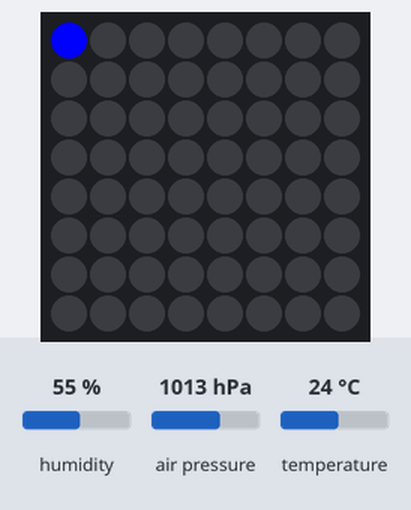
The program below on a simulated Raspberry Pi (BCM pin numbers) with a Sense HAT. Parts: the Sense HAT's 8×8 RGB LED matrix. The test bench sets the inputs (shaded band); at power-on: humidity 55 %, air pressure 1013 hPa, temperature 24 °C. The clock reads 2024-03-15 10:24:30 at power-on unless the program sets it; files the program writes start out absent; what the program prints to the terminal is not drawn. At 2.5 s the program stops and its outputs stay as they are.

Above: at 2.08 s.
At 2.48 s:
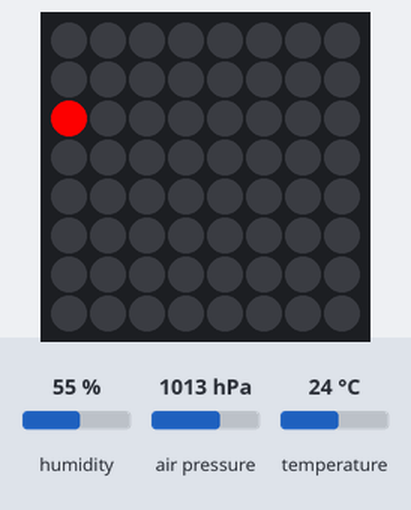

The program:

logSense.py
```python
import csv
import time
import os
from sense_hat import SenseHat

sense = SenseHat()

filename = "/var/www/html/sense/logs/" + time.strftime("%d_%m_%Y") + '_temp.csv'
print(os.path.abspath(filename))
if(os.path.isfile(filename)):
    print ("Appending log : " + filename);
    with open(filename, 'a') as csvfile:
        fieldnames = ['date', 'temperature']
        writer = csv.DictWriter(csvfile, fieldnames=fieldnames)
        temp = str(round(sense.temp,1))
        if(float(temp)>0):
            writer.writerow({'date': time.strftime("%Y/%m/%d %H:%M:%S"),
                            'temperature': temp})
else:
    print ("Creating log : " + filename);
    with open(filename, 'w') as csvfile:
        fieldnames = ['date', 'temperature']
        writer = csv.DictWriter(csvfile, fieldnames=fieldnames)
        writer.writeheader()
        temp = str(round(sense.temp,1))
        if(float(temp)>0):
            writer.writerow({'date': time.strftime("%Y/%m/%d %H:%M:%S"),
                            'temperature': temp})

time.sleep(1)

filename = "/var/www/html/sense/logs/" + time.strftime("%d_%m_%Y") + '_humidity.csv'
print(os.path.abspath(filename))
if(os.path.isfile(filename)):
    print ("Appending log : " + filename);
    with open(filename, 'a') as csvfile:
        fieldnames = ['date', 'humidity']
        writer = csv.DictWriter(csvfile, fieldnames=fieldnames)
        humidity = str(round(sense.humidity,1))
        if(float(humidity)>0):
            writer.writerow({'date': time.strftime("%Y/%m/%d %H:%M:%S"),
                            'humidity': humidity})
else:
    print ("Creating log : " + filename);
    with open(filename, 'w') as csvfile:
        fieldnames = ['date', 'humidity']
        writer = csv.DictWriter(csvfile, fieldnames=fieldnames)
        writer.writeheader()
        humidity = str(round(sense.humidity,1))
        if(float(humidity)>0):
            writer.writerow({'date': time.strftime("%Y/%m/%d %H:%M:%S"),
                            'humidity': humidity})

time.sleep(1)

filename = "/var/www/html/sense/logs/" + time.strftime("%d_%m_%Y") + '_pressure.csv'
print(os.path.abspath(filename))
if(os.path.isfile(filename)):
    print ("Appending log : " + filename);
    with open(filename, 'a') as csvfile:
        fieldnames = ['date','pressure']
        writer = csv.DictWriter(csvfile, fieldnames=fieldnames)
        pressure = str(round(sense.pressure,1))
        if(float(pressure)>0):
            writer.writerow({'date': time.strftime("%Y/%m/%d %H:%M:%S"),
                            'pressure': pressure})
else:
    print ("Creating log : " + filename);
    with open(filename, 'w') as csvfile:
        fieldnames = ['date','pressure']
        writer = csv.DictWriter(csvfile, fieldnames=fieldnames)
        writer.writeheader()
        pressure = str(round(sense.pressure,1))
        if(float(pressure)>0):
            writer.writerow({'date': time.strftime("%Y/%m/%d %H:%M:%S"),
                            'pressure': pressure})


sense.set_pixel(0,0,0,0,255);
time.sleep(0.1)
sense.set_pixel(0,1,0,255,0);
time.sleep(0.1)
sense.set_pixel(0,2,255,0,0);
time.sleep(0.1)
sense.set_pixel(0,0,0,0,0);
time.sleep(0.1)
sense.set_pixel(0,1,0,0,0);
time.sleep(0.1)
sense.set_pixel(0,2,0,0,0);
```
